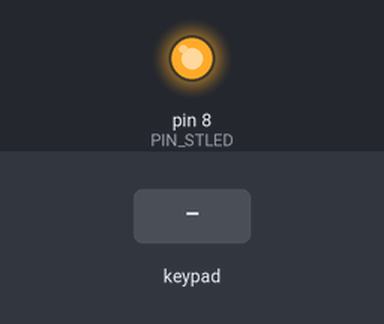
Bench run of a sketch on a simulated Arduino Uno, built with avr-gcc and run on an emulated ATmega328P. On the bench: output pins drawn as LEDs (lit = HIGH). Wiring (inferred from the names in the program): 6×6 keypad (labels assumed): rows pin 0, pin 1, pin 2, pin 3, pin 4, pin 5; columns A0, A1, A2, A3, A4, A5. Inputs (shaded band) come from the test bench. Pins used as bus, display or sensor lines are not drawn. At 1.5 s the program stops and its outputs stay as they are.

Above: at 1.2 s.
1.3 s: key '1' pressed
At 2.3 s:
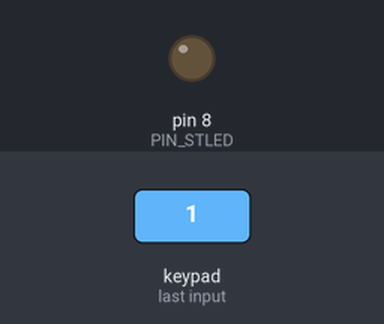
Timing chart, 0 to 3.0 s (numbered marks = the images above; inputs shaded):
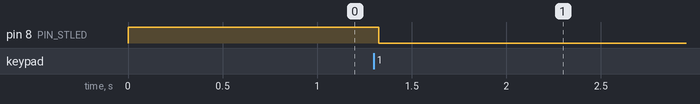

Measured:
- after the input at 1.3 s, pin 8 (PIN_STLED): HIGH → LOW at once

The sketch:

keypad.ino
```cpp
// (licence header left out)
#include <Arduino.h>
#include <SPI.h>

#define DELAY 25 // milliseconds
#define MATRIX_WIDTH  6
#define MATRIX_HEIGHT 6

#define PIN_STLED 8
#define PIN_SDAV  9

#define WAIT_FOR(cond) while(cond) { status_led.loop(); }

class StatusLED {
public:
  void begin_activity() {
    digitalWrite(_pin, LOW);
    _on_at = 0;
  }

  void end_activity() {
    _on_at = millis() + 50; // blink 1/20 seconds
  }

  void setup(int pin) {
    _pin = pin;
    _on_at = 0;
    pinMode(pin, OUTPUT);
    digitalWrite(pin, HIGH);
  }

  void loop() {
    if (_on_at && _on_at < millis()) {
      digitalWrite(_pin, HIGH);
      _on_at = 0;
    }
  }

private:
  int _pin;
  volatile long _on_at;
};

volatile byte spi_buffer;
volatile int spi_remaining_bytes;

int columns[] = { A0, A1, A2, A3, A4, A5 };
int rows[] = { 0, 1, 2, 3, 4, 5 };

StatusLED status_led;

void setup() {
  setup_comms();
  setup_matrix();
  status_led.setup(PIN_STLED);
}

void setup_comms() {
  pinMode(PIN_SDAV, OUTPUT);
  pinMode(MISO, OUTPUT);
  digitalWrite(PIN_SDAV, LOW);

  // turn on SPI in slave mode
  SPCR |= _BV(SPE);
  // turn on interrupts
  SPCR |= _BV(SPIE);

  SPI.attachInterrupt();
}

void setup_matrix() {
  for (int i = 0; i < MATRIX_WIDTH; i++) {
    pinMode(columns[i], OUTPUT);
    digitalWrite(columns[i], HIGH);
  }
  for (int i = 0; i < MATRIX_HEIGHT; i++) {
    pinMode(rows[i], INPUT_PULLUP);
  }
}

ISR (SPI_STC_vect)
{
  byte data = SPDR;
  if (spi_remaining_bytes) {
    SPDR = spi_buffer;
    spi_remaining_bytes--;
  } else {
    SPDR = 0;
    digitalWrite(PIN_SDAV, LOW);
    status_led.end_activity();
  }
}

void data_available(byte data) {
  spi_buffer = data;
  SPDR = 0; // Most-significant byte is zero, and send it first
  spi_remaining_bytes = 1;
  digitalWrite(PIN_SDAV, HIGH);
  status_led.begin_activity();
  WAIT_FOR(spi_remaining_bytes > 0);
}

void loop() {
  status_led.loop();
  for (int i = 0; i < MATRIX_WIDTH; i++) {
    digitalWrite(columns[i], LOW);
    for (int j = 0; j < MATRIX_HEIGHT; j++) {
      if (digitalRead(rows[j]) == LOW) {
        delay(DELAY);
        if (digitalRead(rows[j]) == LOW) {
          data_available(i*MATRIX_WIDTH + j);
          WAIT_FOR(digitalRead(rows[j]) == LOW);
        }
      }
    }
    digitalWrite(columns[i], HIGH);
  }
}
```
